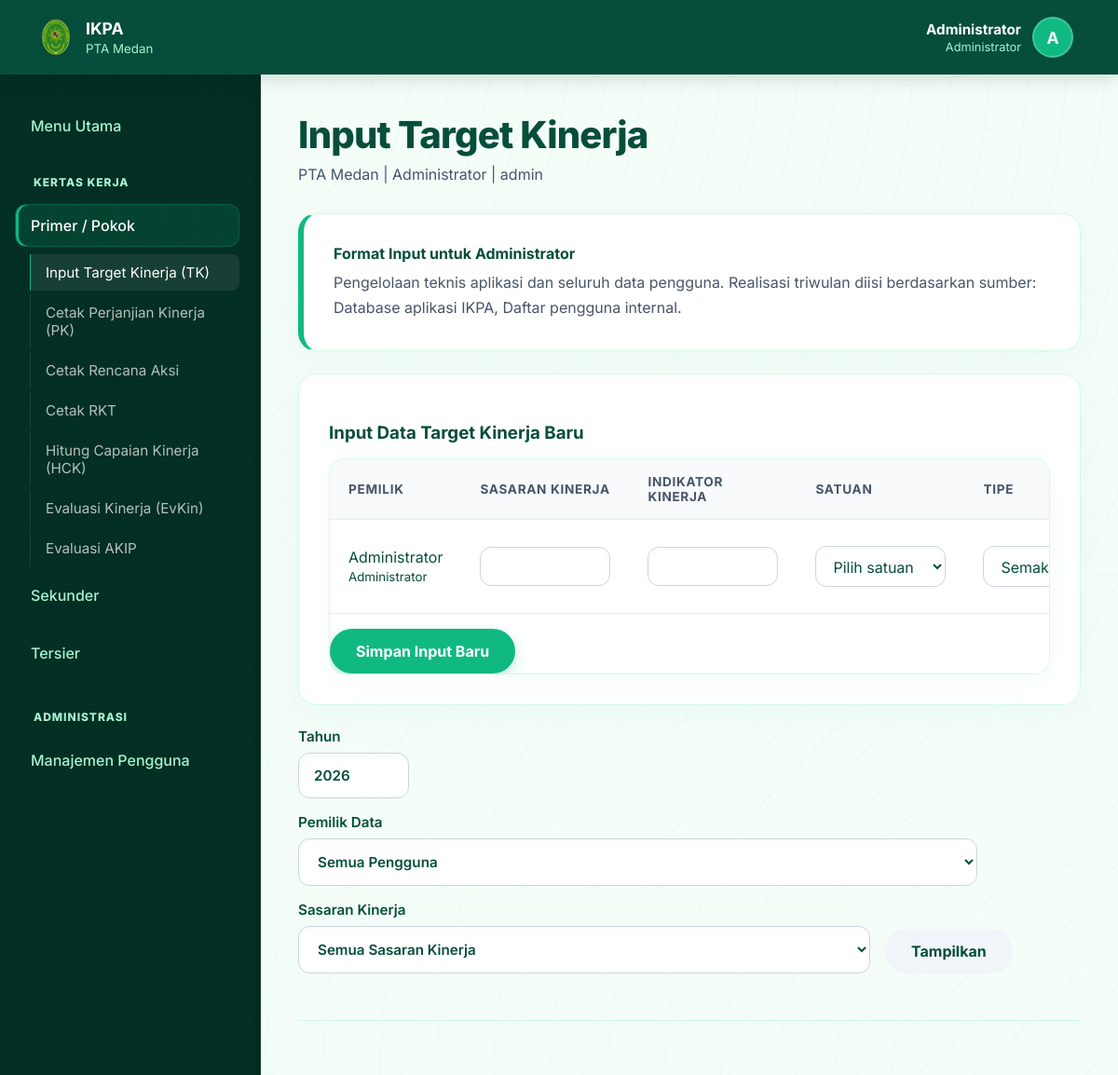
The page /index.php?page=target (signed in) on the database its author committed.
### tables this page shows
CREATE TABLE users (
            id INTEGER PRIMARY KEY AUTOINCREMENT,
            username TEXT UNIQUE NOT NULL,
            password TEXT NOT NULL,
            nama TEXT NOT NULL,
            role TEXT NOT NULL,
            unit TEXT NOT NULL
        , status TEXT NOT NULL DEFAULT "active", created_at TEXT);

### pages/target.php (the view, shortened to what the rows shown need)
<?php
$user = current_user();
$canViewAll = user_can('view_all_targets');
$selectedUserId = $canViewAll ? (int) ($_GET['user_id'] ?? $_POST['user_id'] ?? 0) : (int) $user['id'];
$profile = role_profile((string) $user['role']);
if ($canViewAll) {
    $owners = db()->query('SELECT id, nama, role, unit FROM users WHERE status = "active" ORDER BY unit, role, nama')->fetchAll();
}
$newRow = [
    'id' => '',
    'user_id' => $selectedUserId > 0 ? $selectedUserId : $user['id'],
    'owner_nama' => $selectedUserId > 0 ? '' : $user['nama'],
    'owner_role' => $user['role'],
    'sasaran' => '',
    'indikator' => '',
    'satuan' => '',
    'tipe_indikator' => 'max',
    'sumber_data' => '',
    'bobot' => 1,
    'target' => 0,
    'target_tw1' => 0,
    'target_tw2' => 0,
    'target_tw3' => 0,
    'target_tw4' => 0,
    'dipa01' => 0,
    'dipa04' => 0,
    'real_tw1' => 0,
    'real_tw2' => 0,
    'real_tw3' => 0,
    'real_tw4' => 0,
    'analisis_kegiatan' => '',
    'analisis_upaya' => '',
    'analisis_strategi' => '',
    'analisis_kendala' => '',
    'analisis_solusi' => '',
    'is_mandatory' => 0,
];
render_header('Input Target Kinerja');
?>
<section class="panel analysis-rule">
    <strong>Format Input untuk <?= h(role_label((string) $user['role'])) ?></strong>
    <p><?= h((string) $profile['scope']) ?> Realisasi triwulan diisi berdasarkan sumber: <?= h(implode(', ', $profile['sources'])) ?>.</p>
</section>
<form method="post" id="targetForm">
    <?php if ($selectedUserId === (int)$user['id'] || $selectedUserId === 0 || $canViewAll): ?>
    <section class="panel" style="margin-bottom: 1.5rem;">
        <div class="table-wrap">
            <div class="table-responsive">
<table>
            <thead>
            <tr>
                <?php if ($canViewAll): ?>
                    <th>Pemilik</th>
                <?php endif; ?>
                <th>Sasaran Kinerja</th>
                <th>Indikator Kinerja</th>
                <th>Satuan</th>
                <th>Tipe</th>
            </tr>
            </thead>
            <tbody>
            <?php foreach ([$newRow] as $rowIndex => $row): $rowIndex = "new"; ?>
                <?php
                    $isMandatory = (int) ($row['is_mandatory'] ?? 0) === 1;
                ?>
                <tr data-user-id="<?= h((string)($row['user_id'])) ?>">
                    <?php if ($canViewAll): ?>
                        <td>
                            <?= h((string) ($row['owner_nama'] ?: 'Baris Baru')) ?>
                            <?php if (!empty($row['owner_role'])): ?>
                                <br><small><?= h(role_label((string) $row['owner_role'])) ?></small>
                            <?php endif; ?>
                        </td>
                    <?php endif; ?>
                    <td>
                        <input name="sasaran[]" value="<?= h((string) $row['sasaran']) ?>" <?= $isMandatory ? 'readonly style="background:#f1f5f9;color:#64748b;"' : '' ?>>
                    </td>
                    <td><input name="indikator[]" value="<?= h((string) $row['indikator']) ?>" <?= $isMandatory ? 'readonly style="background:#f1f5f9;color:#64748b;"' : '' ?>></td>
                    <td>
                        <select name="satuan[]">
                            <option value="">Pilih satuan</option>
                        </select>
                    </td>
                    <td>
                        <select name="tipe_indikator[]">
                            <?php foreach (indicator_type_options() as $type => $label): ?>
                                <option value="<?= h($type) ?>" <?= ($row['tipe_indikator'] ?? 'max') === $type ? 'selected' : '' ?>>
                                    <?= h($label) ?>
                                </option>
                            <?php endforeach; ?>
                        </select>
                    </td>
                </tr>
            <?php endforeach; ?>
            </tbody>
        </table>
            </div>
        </div>
    </section>
    <?php endif; ?>
</form>

### app/views/header.php (shortened to what the rows shown need)
<?php
$title = isset($title) ? (string) $title : 'IKPA';
$user = $user ?? null;
?>
<!doctype html>
<html lang="id">
<head>
    <link rel="stylesheet" href="assets/app.css?v=<?= time() ?>">
</head>
<body>
<?php
$isLogin = ($_GET['page'] ?? '') === 'login';
$currentPage = $_GET['page'] ?? 'beranda';
$isPublicPage = in_array($currentPage, ['beranda', 'portal', 'info'], true);
?>
<?php if (!$isLogin): ?>
<header class="app-header">
    <div class="header-right">
        <?php if ($user): ?>
            <div class="header-profile" tabindex="0">
                <div class="header-profile-text">
                    <strong><?= h($user['nama']) ?></strong>
                    <small><?= h(role_label((string) $user['role'])) ?></small>
                </div>
                <div class="header-profile-avatar">
                    <?= strtoupper(substr($user['nama'], 0, 1)) ?>
                </div>
            </div>
        <?php else: ?>
            <?php if (($_GET['page'] ?? '') !== 'login'): ?>
                <a href="index.php?page=login" class="button" style="background: rgba(255, 255, 255, 0.15); border: 1px solid rgba(255, 255, 255, 0.3); color: #fff; box-shadow: none;">Masuk</a>
            <?php endif; ?>
        <?php endif; ?>
    </div>
</header>
<?php endif; ?>
<main class="shell <?= $isLogin ? 'login-shell-mode' : ($isPublicPage ? 'public-shell-mode' : '') ?> <?= defined('PORTAL_MODULE_PAGE') ? 'portal-module-shell' : '' ?>">
    <?php if ($user && !$isPublicPage && !defined('HIDE_PAGE_TOPBAR')): ?>
        <header class="topbar">
            <div>
                <h1><?= h($title) ?></h1>
                <p><?= h($user['unit']) ?> | <?= h(role_label((string) $user['role'])) ?> | <?= h($user['username']) ?></p>
            </div>
        </header>
    <?php endif; ?>

### rows shown on the page
users: nama "Administrator", nama "A", unit "PTA Medan"

### other values the page prints
$groupLabel "Primer / Pokok"
$label "Input Target Kinerja (TK)"
$label "Cetak Perjanjian Kinerja (PK)"
$label "Cetak Rencana Aksi"
$label "Cetak RKT"
$label "Hitung Capaian Kinerja (HCK)"
$label "Evaluasi Kinerja (EvKin)"
$label "Evaluasi AKIP"
$groupLabel "Sekunder"
$groupLabel "Tersier"
$title "Input Target Kinerja"
$user['username'] "admin"
$profile['scope'] "Pengelolaan teknis aplikasi dan seluruh data pengguna."
implode(', ', $profile['sources']) "Database aplikasi IKPA, Daftar pengguna internal"
$row['owner_nama'] ?: 'Baris Baru' "Administrator"
